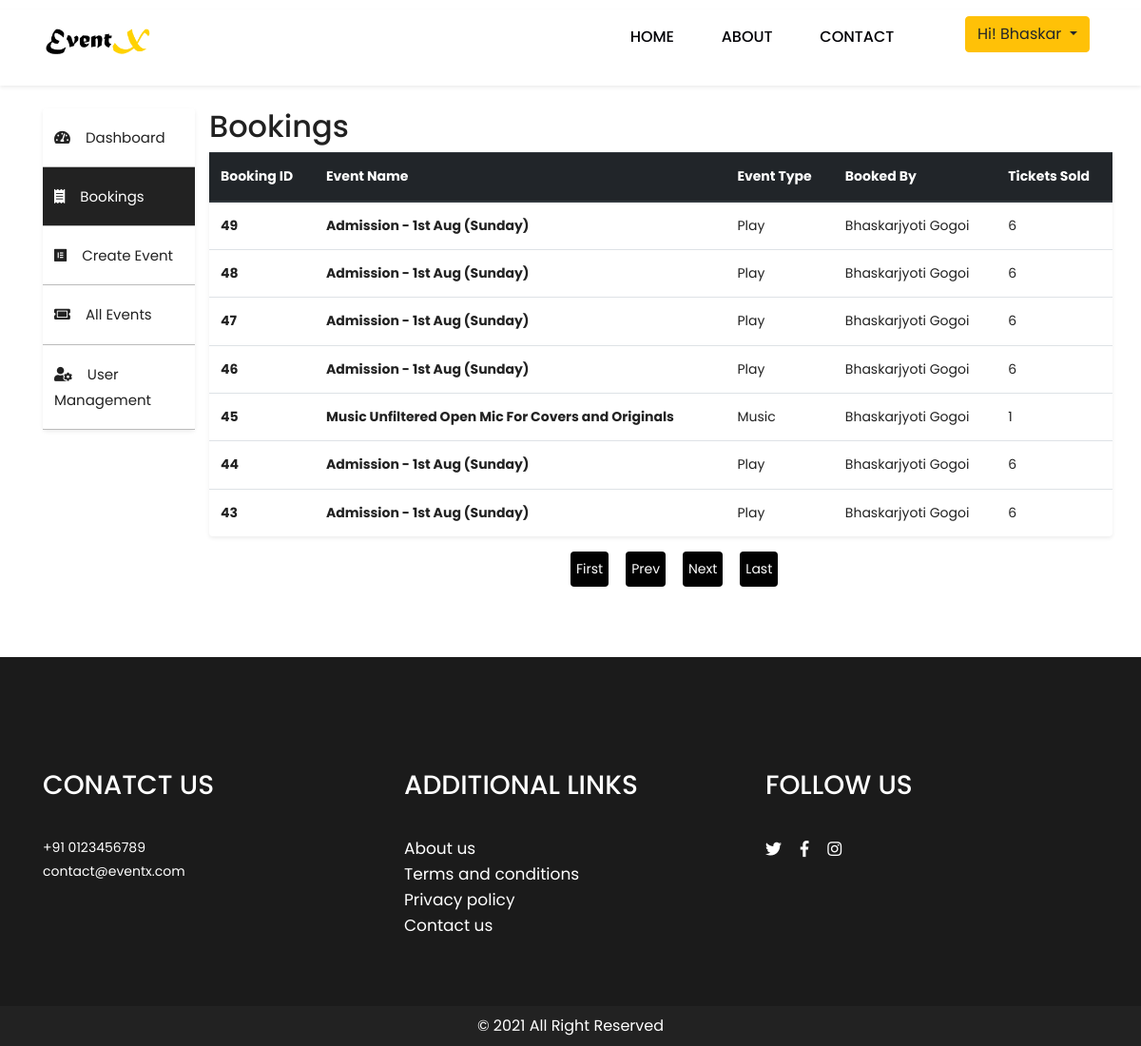
The app's page /admin/bookings.php (signed in) with its own data.
### tables this page shows
CREATE TABLE `bookings` (
  `booking_id` int(11) NOT NULL,
  `event_id` int(11) NOT NULL,
  `user_id` int(11) NOT NULL,
  `no_of_tickets` int(11) NOT NULL,
  `total_price` varchar(11) NOT NULL,
  `payment_reference_id` varchar(50) NOT NULL,
  `booking_date` varchar(20) NOT NULL
);

CREATE TABLE `events` (
  `event_id` int(11) NOT NULL,
  `event_name` varchar(50) NOT NULL,
  `event_type` varchar(20) NOT NULL,
  `event_mode` varchar(10) NOT NULL,
  `hosted_by` varchar(30) NOT NULL,
  `date` varchar(30) NOT NULL,
  `time` varchar(30) NOT NULL,
  `duration` varchar(3) NOT NULL,
  `price` double NOT NULL,
  `max_tickets` int(5) NOT NULL,
  `about` text NOT NULL,
  `address_area` varchar(50) DEFAULT NULL,
  `address_locality` varchar(50) DEFAULT NULL,
  `address_city` varchar(50) DEFAULT NULL,
  `address_state` varchar(50) DEFAULT NULL,
  `address_pin` int(8) DEFAULT NULL,
  `status` varchar(10) NOT NULL DEFAULT 'Pending'
);

CREATE TABLE `users` (
  `u_id` int(11) NOT NULL,
  `firstname` varchar(20) NOT NULL,
  `lastname` varchar(20) NOT NULL,
  `email` varchar(30) NOT NULL,
  `phone` varchar(11) NOT NULL,
  `status` varchar(20) NOT NULL DEFAULT 'active'
);

### admin/bookings.php (the view, shortened to what this page needs)
<?php
	include ('../includes/header.php');
?>
</head>
<body class="main-layout">
    <?php
		include('../includes/nav.php');
	?>
    <div class="container mt-4">
        <div class="row">
            <div class="col-sm-2">
                <?php
                    include('includes/side-nav.php');
                ?>
            </div>
            <div class="col-sm-10">
                <div class="row">
                    <?php
                    include('../includes/database_connection.php');
                    $sql = "SELECT * FROM bookings";
                    $stmt = mysqli_stmt_init($conn);
                    if(!mysqli_stmt_prepare($stmt, $sql)){
                        echo "Error";
                    } else {
                        mysqli_stmt_execute($stmt);
                        $result = mysqli_stmt_get_result($stmt);
                        if (mysqli_num_rows($result) > 0) {
                            if (isset($_GET['pageno'])) {
                                $pageno = $_GET['pageno'];
                            } else {
                                $pageno = 1;
                            }
                            $no_of_records_per_page = 8;
                            $offset = ($pageno-1) * $no_of_records_per_page;
                            $total_pages_sql = "SELECT COUNT(*) FROM bookings";
                            $result = mysqli_query($conn,$total_pages_sql);
                            $total_rows = mysqli_fetch_array($result)[0];
                            $total_pages = ceil($total_rows / $no_of_records_per_page);
                            $sql_events = "SELECT * FROM bookings JOIN events on bookings.event_id = events.event_id JOIN users on bookings.user_id = users.u_id ORDER BY booking_id DESC LIMIT ?, ?";
                            $stmt_events = mysqli_stmt_init($conn);
                            if(!mysqli_stmt_prepare($stmt_events, $sql_events)){
                                echo "Error";
                            } else {
                                mysqli_stmt_bind_param($stmt_events, "ss", $offset, $no_of_records_per_page);
                                mysqli_stmt_execute($stmt_events);
                                $res_data = mysqli_stmt_get_result($stmt_events);
                                echo "
                                <h2>Bookings</h2>
                                <table class='table shadow-sm rounded'>
                                    <thead class='thead-dark'>
                                        <tr>
                                            <th scope='col'>Booking ID</th>
                                            <th scope='col'>Event Name</th>
                                            <th scope='col'>Event Type</th>
                                            <th scope='col'>Booked By</th>
                                            <th scope='col'>Tickets Sold</th>
                                        </tr>
                                    </thead>
                                    <tbody>";
                                while($row = mysqli_fetch_array($res_data)){
                                    echo"<tr>
                                        <th>$row[booking_id]</th>
                                        <th><a href='booking-details?bookingid=$row[booking_id]'>$row[event_name]</a></th>
                                        <td>$row[event_type]</td>
                                        <td>$row[firstname] $row[lastname]</td>";
                                        $sql2 = "SELECT * FROM bookings WHERE event_id = $row[event_id]";
                                        $result2 = $conn->query($sql2);
                                        $tickets_sold = 0;
                                        while($row2 = mysqli_fetch_assoc($result2)){
                                            $tickets_sold = $tickets_sold + $row2['no_of_tickets'];
                                        }
                                        echo "<td>$tickets_sold</td>
                                    </tr>";
                                }
                                echo "</tbody>
                                </table>";
                            }
                        ?>
                    <div class="pagi">
                        <ul class="pagination">
                            <li><a href="?pageno=1">First</a></li>
                            <li class="<?php if($pageno <= 1){ echo 'disabled'; } ?>">
                                <a
                                    href="<?php if($pageno <= 1){ echo '#'; } else { echo "?pageno=".($pageno - 1); } ?>">Prev</a>
                            </li>
                            <li class="<?php if($pageno >= $total_pages){ echo 'disabled'; } ?>">
                                <a
                                    href="<?php if($pageno >= $total_pages){ echo '#'; } else { echo "?pageno=".($pageno + 1); } ?>">Next</a>
                            </li>
                            <li><a href="?pageno=<?php echo $total_pages; ?>">Last</a></li>
                        </ul>
                    </div>
                    <?php
                        } else {
                            echo "<img class='image-center' src='$http_host/images/empty.svg' alt='empty'>
                            <h3 class='text-center mt-3 font-weight-bold'>No Events Found!</h3>";
                        }
                    }
                    ?><br>
                </div>
            </div>
        </div>
    </div>
    <?php
		include('../includes/footer.php');
	?>
</body>
</html>

### css/style.css (style rules this page uses)
* { box-sizing: border-box !important; }
html { scroll-behavior: smooth; }
body { color: #212121; font-size: 14px; font-family: 'poppins', sans-serif; line-height: 1.80857; font-weight: normal; overflow-x: hidden; }
a { color: #1f1f1f; text-decoration: none !important; outline: none !important; -webkit-transition: all .3s ease-in-out; -moz-transition: all .3s ease-in-out; -ms-transition: all .3s ease-in-out; -o-transition: all .3s ease-in-out; transition: all .3s ease-in-out; }
*, *::after, *::before { -webkit-box-sizing: border-box; -moz-box-sizing: border-box; box-sizing: border-box; }
ul, li, ol { margin: 0px; padding: 0px; list-style: none; }
a { color: #222222; text-decoration: none; outline: none !important; }
a, .btn { text-decoration: none !important; outline: none !important; -webkit-transition: all .3s ease-in-out; -moz-transition: all .3s ease-in-out; -ms-transition: all .3s ease-in-out; -o-transition: all .3s ease-in-out; transition: all .3s ease-in-out; }
.pagi { width: 100%; text-align: center; margin-left: 40%; }
.pagination li { margin-right: 18px; background-color: #010101; padding: 6px; color: #fff; border-radius: 4px; transition: 0.3s all; }
.pagination li a { color: #fff; }

### records on screen
bookings: booking_id "49", event.event_name "Admission - 1st Aug (Sunday)", event.event_type "Play", user.firstname "Bhaskarjyoti", user.lastname "Gogoi", tickets_sold "6"
bookings: booking_id "48", event.event_name "Admission - 1st Aug (Sunday)", event.event_type "Play", user.firstname "Bhaskarjyoti", user.lastname "Gogoi", tickets_sold "6"
bookings: booking_id "47", event.event_name "Admission - 1st Aug (Sunday)", event.event_type "Play", user.firstname "Bhaskarjyoti", user.lastname "Gogoi", tickets_sold "6"
bookings: booking_id "46", event.event_name "Admission - 1st Aug (Sunday)", event.event_type "Play", user.firstname "Bhaskarjyoti", user.lastname "Gogoi", tickets_sold "6"
bookings: booking_id "45", event.event_name "Music Unfiltered Open Mic For Covers and Originals", event.event_type "Music", user.firstname "Bhaskarjyoti", user.lastname "Gogoi", tickets_sold "1"
bookings: booking_id "44", event.event_name "Admission - 1st Aug (Sunday)", event.event_type "Play", user.firstname "Bhaskarjyoti", user.lastname "Gogoi", tickets_sold "6"
bookings: booking_id "43", event.event_name "Admission - 1st Aug (Sunday)", event.event_type "Play", user.firstname "Bhaskarjyoti", user.lastname "Gogoi", tickets_sold "6"

### other values on screen
$_SESSION[firstname] "Bhaskar"
